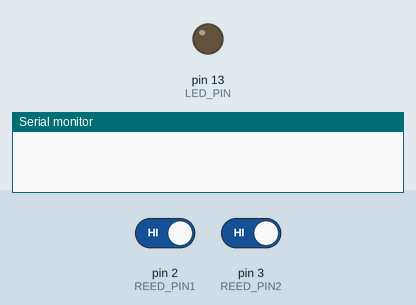
Recording of a sketch running on a simulated Arduino Uno, built with avr-gcc and run on an emulated ATmega328P. On the bench: output pins drawn as LEDs (lit = HIGH), the last lines printed to the serial monitor. The inputs (shaded band) are chosen by the test bench; at power-on: pin 2 (REED_PIN1) HIGH, pin 3 (REED_PIN2) HIGH.

Above: at 1.2 s.
1.3 s: pin 2 (REED_PIN1) driven LOW
At 1.9 s:
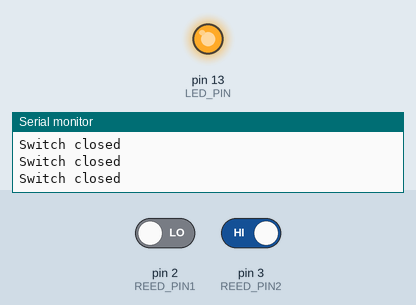
2.8 s: pin 2 (REED_PIN1) driven HIGH
At 3.3 s:
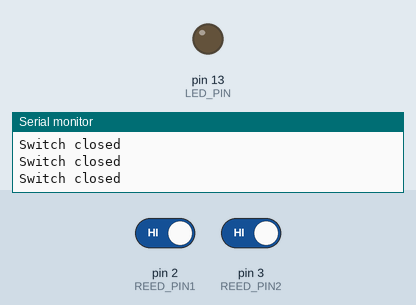
4.3 s: pin 3 (REED_PIN2) driven LOW
At 5.3 s:
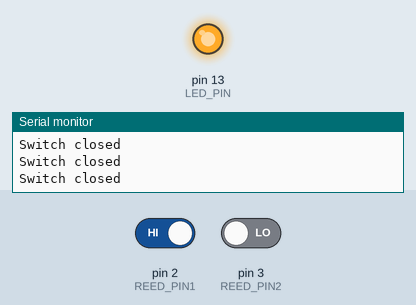
7.3 s: pin 3 (REED_PIN2) driven HIGH
At 7.8 s:
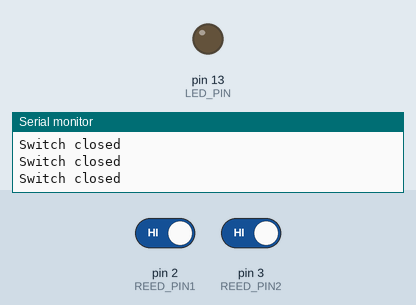
8.8 s: pin 2 (REED_PIN1) driven LOW and pin 3 (REED_PIN2) driven LOW
At 10.0 s:
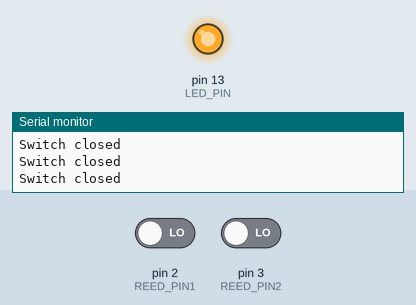
Timing chart, 0 to 11.8 s (numbered marks = the images above; inputs shaded):
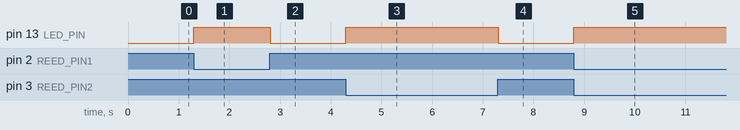

The sketch:

reed_demo.ino
```cpp
/******************************************************************************
Reed_Switch_Example.ino
Example sketch for SparkFun's Reed Switch
  (https://www.sparkfun.com/products/8642)
Jim Lindblom @ SparkFun Electronics
May 3, 2016

The reed switch is a two-terminal, magnetically-actuated, normally-open switch.
Connect one end of the switch to ground, and the other to Arduino's D2 pin.

The D2 pin's internal pull-up resistor is used to bias the pin high. When the
switch closes, the pin should go low.

Development environment specifics:
Arduino 1.6.7
******************************************************************************/
const int REED_PIN1 = 2; // Pin connected to reed switch
const int REED_PIN2 = 3; // Pin connected to reed switch
const int LED_PIN = 13; // LED pin - active-high

void setup()
{
  Serial.begin(9600);
  // Since the other end of the reed switch is connected to ground, we need
  // to pull-up the reed switch pin internally.
  pinMode(REED_PIN1, INPUT_PULLUP);
  pinMode(REED_PIN2, INPUT_PULLUP);
  pinMode(LED_PIN, OUTPUT);
}

void loop()
{
  int mag1 = digitalRead(REED_PIN1); // Read the state of the switch
  int mag2 = digitalRead(REED_PIN2); // Read the state of the switch
  if (mag1 == LOW || mag2 == LOW) // If the pin reads low, the switch is closed.

    {
      Serial.println("Switch closed");
      digitalWrite(LED_PIN, HIGH); // Turn the LED on
    }
    else
    {
      digitalWrite(LED_PIN, LOW); // Turn the LED off
    }
}
```

Measured:
- after the input at 1.3 s, pin 13 (LED_PIN): LOW → HIGH at once
- after the input at 2.8 s, pin 13 (LED_PIN): HIGH → LOW at once
- after the input at 4.3 s, pin 13 (LED_PIN): LOW → HIGH at once
- after the input at 7.3 s, pin 13 (LED_PIN): HIGH → LOW at once
- after the input at 8.8 s, pin 13 (LED_PIN): LOW → HIGH at once
